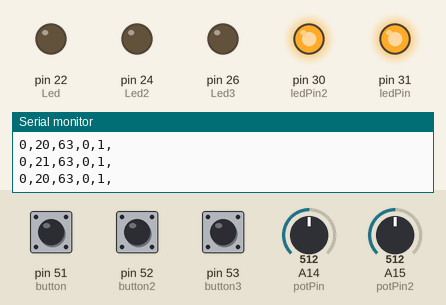
The sketch below on a simulated Arduino Mega 2560, built with avr-gcc and run on an emulated ATmega2560. Shown: output pins drawn as LEDs (lit = HIGH), the last lines printed to the serial monitor. Inputs (shaded band) come from the test bench; at power-on: A14 (potPin) = 512, pin 51 (button) LOW, pin 52 (button2) LOW, A15 (potPin2) = 512, pin 53 (button3) LOW.

Above: at 1.2 s.
1.3 s: A14 (potPin) set to 10
4.3 s: A14 (potPin) set to 7
At 5.5 s:
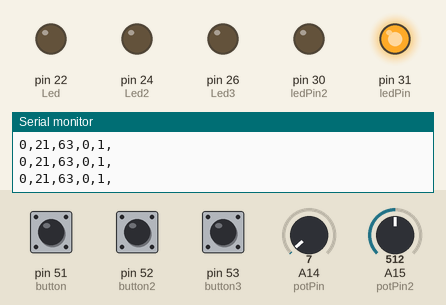
5.8 s: pin 51 (button) pulled HIGH for 0.15 s
At 5.91 s:
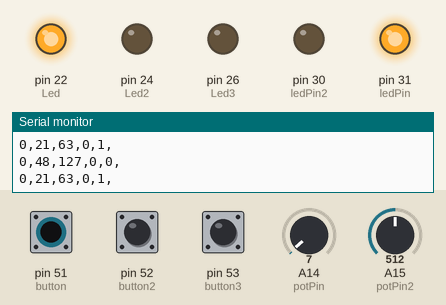
7.4 s: pin 52 (button2) pulled HIGH for 0.15 s
At 7.52 s:
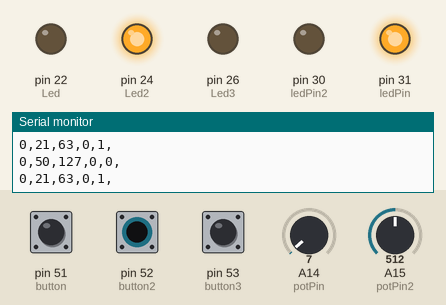
9.0 s: A15 (potPin2) set to 10
10.5 s: A15 (potPin2) set to 7
At 10.8 s:
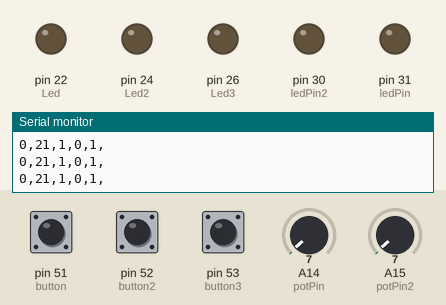
Timing chart, 0 to 13.0 s (numbered marks = the images above; inputs shaded):
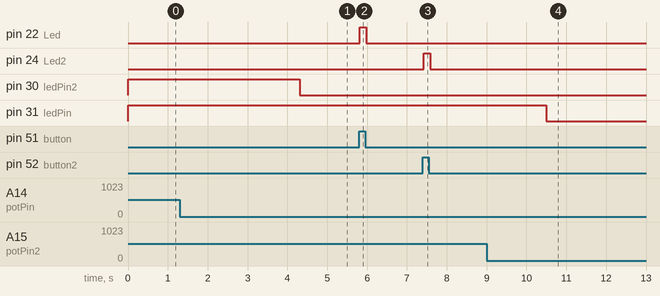

Measured:
- the behaviour switches between 9 and 8 on A14 (potPin) (found by bisection; images 0 and 1)
- the behaviour switches between 9 and 8 on A15 (potPin2) (found by bisection; images 3 and 4)
- after the input at 4.3 s, pin 30 (ledPin2): HIGH → LOW at once
- after the input at 5.8 s, pin 22 (Led): LOW → HIGH at once, → LOW 0.16 s later
- after the input at 7.4 s, pin 24 (Led2): LOW → HIGH at once, → LOW 0.16 s later
- after the input at 10.5 s, pin 31 (ledPin): HIGH → LOW at once

The sketch:

midditest.ino
```cpp
// Super Simple Midi Contoler

 const int button = 51;
 const int button2 = 52;
 const int button3 = 53;
 const int Led = 22;
 const int Led2 = 24;
 const int Led3 = 26;

const int potPin = 14;
const int potPin2 =15;
const int ledPin = 31;
const int ledPin2 = 30;

int valpot=0;
int valpot2=0;
int valpotprevious =0;
int valpotprevious2 =0;
int buttonState = 0;
int buttonState2 = 0;
int buttonState3 = 0;
void setup()
{
   pinMode(button,INPUT);
   pinMode(button2,INPUT);
   pinMode(button3,INPUT);

   pinMode(Led,OUTPUT);
   pinMode(Led2,OUTPUT);
   pinMode(Led3,OUTPUT);

   pinMode(ledPin, OUTPUT);
   pinMode(ledPin2, OUTPUT);

   Serial.begin(9600);       // Default speed of MIDI serial port
}

void loop(){

  buttonState = digitalRead(button);
  buttonState2 = digitalRead(button2);
  buttonState3 = digitalRead(button3);

 Contpot();


 //--------BUTTON 1-----------//
 if( buttonState == HIGH)
 {


    digitalWrite(Led,HIGH);
  MIDI_TX(0,48,127,0,0);       // 176 = CC command, 1 = Which Control


  while(buttonState==HIGH)
{ Contpot();
  buttonState = digitalRead(button);
  delay(5);}

   MIDI_TX(0,48,127,1,0);
}
else{
  digitalWrite(Led,LOW);
}


//===========BUTTON 2==========//

 if( buttonState2 == HIGH)
 {


    digitalWrite(Led2,HIGH);
  MIDI_TX(0,50,127,0,0);       // 176 = CC command, 1 = Which Control


  while(buttonState2==HIGH)
{  Contpot();
   buttonState2 = digitalRead(button2);
   delay(5);}

   MIDI_TX(0,50,127,1,0);
}
else{
  digitalWrite(Led2,LOW);
}


//===========BUTTON 3==========//

if( buttonState3 == HIGH)
 {


   digitalWrite(Led3,HIGH);
  MIDI_TX(0,52,127,0,0);       // 176 = CC command, 1 = Which Control
  while(buttonState3==HIGH)
{  Contpot();
   buttonState3 = digitalRead(button3);
   delay(5);}

   MIDI_TX(0,52,127,1,0);
}
else{
  digitalWrite(Led3,LOW);
}
  //==============sensor================//


}
void MIDI_TX(unsigned char CHANNEL,unsigned char PITCH,unsigned char VELOC ,unsigned char OnOff,unsigned char CCmm)
{

  Serial.print(CHANNEL);
  Serial.print(",");
  Serial.print(PITCH);
  Serial.print(",");
  Serial.print(VELOC);
  Serial.print(",");
  Serial.print(OnOff);
  Serial.print(",");
  Serial.print(CCmm);
  Serial.println(",");
}

void Contpot()
  {
    //==========POTENTIOMETER=======??
   valpot = analogRead(potPin);
   valpot = map(valpot, 0, 1023, 0, 127);

   valpot2 = analogRead(potPin2);
   valpot2 = map(valpot2, 0, 1023, 0, 127);


if(valpot != valpotprevious)
 {
   MIDI_TX(0,20,valpot,0,1);

 digitalWrite(ledPin2, HIGH);
 valpot = valpotprevious;
 }else
 {
   digitalWrite(ledPin2, LOW);
 }

 if(valpot2 != valpotprevious2)
 {
   MIDI_TX(0,21,valpot2,0,1);

 digitalWrite(ledPin, HIGH);
  valpot = valpotprevious2;
 }else
 {
   digitalWrite(ledPin, LOW);
 }


}
```
